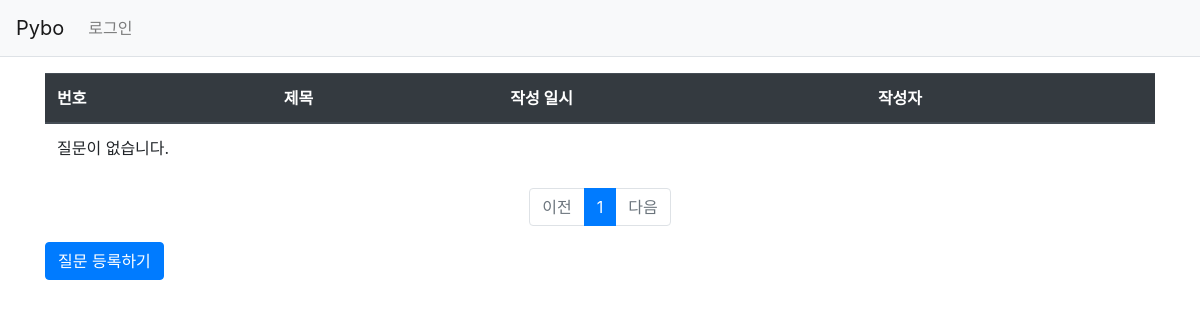
Before: /pybo/ with the older database file.
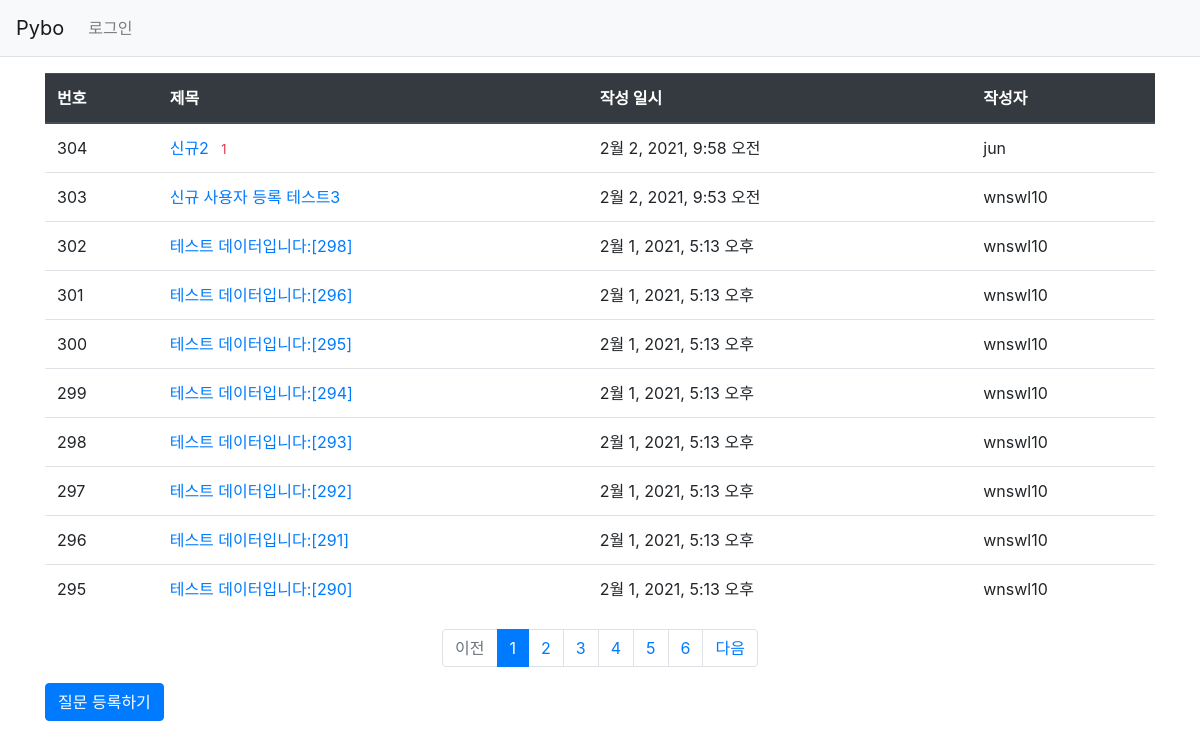
After: the same page with the newer database file.
### pybo/models.py (models this page shows, shortened)
class Question(models.Model) :
    subject = models.CharField(max_length=200)
    content = models.TextField()
    create_date = models.DateTimeField()
    author = models.ForeignKey(User, on_delete=models.CASCADE)
    modify_date = models.DateTimeField(null=True, blank=True)

### pybo/views.py (the view)
# urls.py: path('', p_views.index, name='index'),
def index(request) :
    page = request.GET.get('page', '1')
    question_list = Question.objects.order_by('-create_date')
    paginator = Paginator(question_list, 10)
    page_obj = paginator.get_page(page)
    context = {'question_list':page_obj}
    return render(request, 'pybo/question_list.html', context)

### pybo/templatetags/pybo_filter.py (called while the page is built)
@register.filter
def sub(value, arg) :
    return value - arg

### templates/pybo/question_list.html
{% extends 'base.html' %}
{% load pybo_filter %}
{% block content %}
<div class = "container my-3">
    <table class="table">
        <thead>
            <tr class="thead-dark">
                <th>번호</th>
                <th>제목</th>
                <th>작성 일시</th>
                <th>작성자</th>
            </tr>
        </thead>
        <tbody>
        {% if question_list %}
        {% for question in question_list %}
            <tr>
                <td>{{ question_list.paginator.count|sub:question_list.start_index|sub:forloop.counter0|add:1 }}</td>
                <td>
                    <a href="{% url 'pybo:detail' question.id %}">{{ question.subject }}</a>
                    {% if question.answer_set.count > 0 %}
                    <span class="text-danger small ml-2">{{ question.answer_set.count }}</span>
                    {% endif %}
                </td>
                <td>{{ question.create_date }}</td>
                <td>{{ question.author }}</td>
            </tr>
        {% endfor %}
        {% else %}
            <tr>
                <td colspan="3">질문이 없습니다.</td>
            </tr>
        {% endif %}
        </tbody>
    </table>
    <ul class="pagination justify-content-center">
        {% if question_list.has_previous %}
        <li class="page-item">
            <a class="page-link" href="?page={{ question_list.previous_page_number }}">이전</a>
        </li>
        {% else %}
        <li class="page-item disabled">
            <a class="page-link" tabindex="-1" aria-disabled="true" href="#">이전</a>
        </li>
        {% endif %}
        {% for page_number in question_list.paginator.page_range %}
            {% if page_number >= question_list.number|add:-5 and page_number <= question_list.number|add:5 %}
                {% if page_number == question_list.number %}
            <li class="page-item active" aria-current="page">
                <a class="page-link" href="?page={{ page_number }}">{{ page_number }}</a>
            </li>
                {% else %}
            <li class="page-item">
                <a class="page-link" href="?page={{ page_number }}">{{ page_number}}</a>
            </li>
                {% endif %}
            {% endif %}
        {% endfor %}
        {% if question_list.has_next %}
        <li class="page-item">
            <a class="page-link" href="?page={{ question_list.next_page_number }}">다음</a>
        </li>
        {% else %}
        <li class="page-item disabled">
            <a class="page-link" tabindex="-1" aria-disabled="true" href="#">다음</a>
        </li>
        {% endif %}
    </ul>
    <a href="{% url 'pybo:question_create' %}" class="btn btn-primary">질문 등록하기</a>
</div>
{% endblock %}

### templates/base.html (shortened to what this page needs)
{% load static %}
<!DOCTYPE html>
<html lang="en">
<head>
    <link rel="stylesheet" type="text/css" href="{% static 'bootstrap.min.css' %}">
</head>
<body>
{% include "navbar.html" %}
{% block content %}
{% endblock %}
</body>
</html>

### templates/navbar.html (shortened to what this page needs)
<nav class="navbar navbar-expand-lg navbar-light bg-light border-bottom">
    <a class="navbar-brand" href="{% url 'pybo:index' %}">Pybo</a>
    <div class="collapse navbar-collapse flex-grow-0" id="navbarNav">
        <ul class="navbar-nav">
            <li class="nav-item ">
                {% if user.is_authenticated %}
                <a class="nav-link" href="{% url 'common:logout' %}">로그아웃</a>
                {% else %}
                <a class="nav-link" href="{% url 'common:login' %}">로그인</a>
                {% endif %}
            </li>
        </ul>
    </div>
</nav>

Changed rows visible on the page:
added Question: paginator.count|sub "304", subject "신규2", answer_set.count "1", create_date "2월 2, 2021, 9:58 오전", author "jun"
added Question: paginator.count|sub "303", subject "신규 사용자 등록 테스트3", create_date "2월 2, 2021, 9:53 오전", author "wnswl10"
added Question: paginator.count|sub "302", subject "테스트 데이터입니다:[298]", create_date "2월 1, 2021, 5:13 오후", author "wnswl10"
added Question: paginator.count|sub "301", subject "테스트 데이터입니다:[296]", create_date "2월 1, 2021, 5:13 오후", author "wnswl10"
added Question: paginator.count|sub "300", subject "테스트 데이터입니다:[295]", create_date "2월 1, 2021, 5:13 오후", author "wnswl10"
added Question: paginator.count|sub "299", subject "테스트 데이터입니다:[294]", create_date "2월 1, 2021, 5:13 오후", author "wnswl10"
added Question: paginator.count|sub "298", subject "테스트 데이터입니다:[293]", create_date "2월 1, 2021, 5:13 오후", author "wnswl10"
added Question: paginator.count|sub "297", subject "테스트 데이터입니다:[292]", create_date "2월 1, 2021, 5:13 오후", author "wnswl10"
added Question: paginator.count|sub "296", subject "테스트 데이터입니다:[291]", create_date "2월 1, 2021, 5:13 오후", author "wnswl10"
added Question: paginator.count|sub "295", subject "테스트 데이터입니다:[290]", create_date "2월 1, 2021, 5:13 오후", author "wnswl10"
Other visible differences:
new list line: "2"
new list line: "3"
new list line: "4"
new list line: "5"
new list line: "6"
text no longer shown: "질문이 없습니다."
